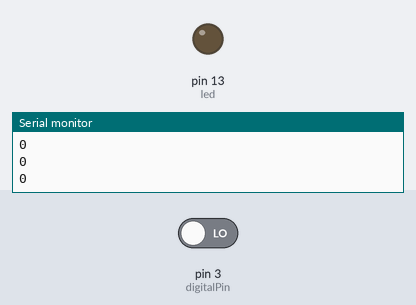
Recording of a sketch running on a simulated Arduino Uno, built with avr-gcc and run on an emulated ATmega328P. On the bench: output pins drawn as LEDs (lit = HIGH), the last lines printed to the serial monitor. The inputs (shaded band) are chosen by the test bench; at power-on: pin 3 (digitalPin) LOW.

Above: at 1.2 s.
1.3 s: pin 3 (digitalPin) driven HIGH
At 1.8 s:
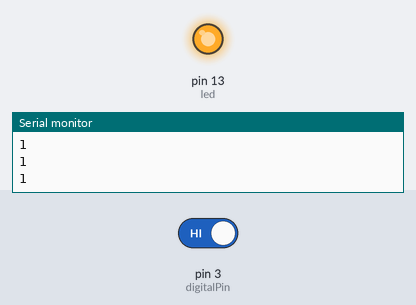
2.8 s: pin 3 (digitalPin) driven LOW
At 4.2 s:
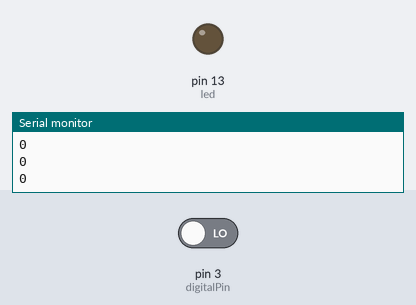
Timing chart, 0 to 5.8 s (numbered marks = the images above; inputs shaded):
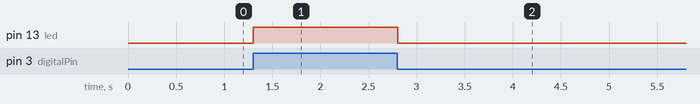

Measured:
- after the input at 1.3 s, pin 13 (led): LOW → HIGH at once
- after the input at 2.8 s, pin 13 (led): HIGH → LOW at once

The sketch:

hall_ky_024_mod.ino
```cpp
int led = 13 ; // LED on arduino
int digitalPin = 3; // linear Hall magnetic sensor digital interface
int analogPin = A0; // linear Hall magnetic sensor analog interface
int digitalVal ; // digital readings
int analogVal; // analog readings

void setup ()
{
  pinMode (led, OUTPUT);
  pinMode (digitalPin, INPUT);
  //pinMode(analogPin, INPUT);
  Serial.begin(9600);
}

void loop ()
{
  // Read the digital interface
  digitalVal = digitalRead(digitalPin) ;
  if (digitalVal == HIGH) // When magnetic field is present, Arduino LED is on
  {
    digitalWrite (led, HIGH);
  }
  else
  {
    digitalWrite (led, LOW);
  }


  Serial.println(digitalVal); // print analog value

  delay(100);
}
```
